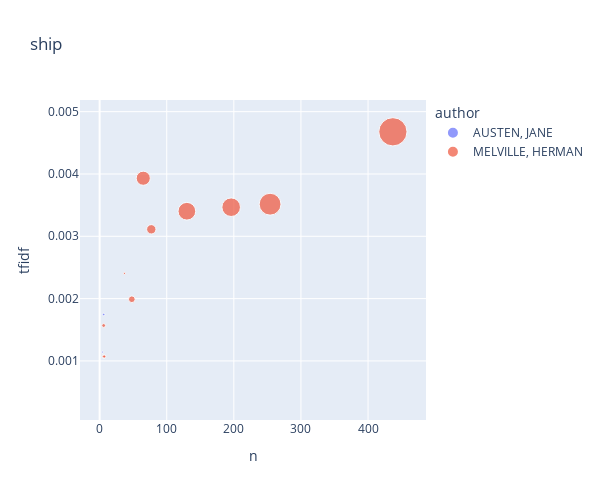

Source (notebook cell):
### Code cell
top_books_for_term('ship')

### Figure 1 — Plotly figure (JSON) as saved in the notebook; plotly's stock layout.template omitted (floating-point values rounded to 4 significant figures)
{"data": [{"hovertemplate": "<b>%{hovertext}</b><br><br>author=AUSTEN, JANE<br>n=%{x}<br>tfidf=%{y}<br>tf=%{marker.size}<extra></extra>", "hovertext": ["EMMA", "MANSFIELD PARK", "PERSUASION"], "legendgroup": "AUSTEN, JANE", "marker": {"color": "#636efa", "size": [0.0002093, 0.001339, 0.002047], "sizemode": "area", "sizeref": 0.0006238, "symbol": "circle"}, "mode": "markers", "name": "AUSTEN, JANE", "orientation": "v", "showlegend": true, "type": "scatter", "x": [1, 4, 6], "xaxis": "x", "y": [0.000357, 0.001142, 0.001745], "yaxis": "y"}, {"hovertemplate": "<b>%{hovertext}</b><br><br>author=MELVILLE, HERMAN<br>n=%{x}<br>tfidf=%{y}<br>tf=%{marker.size}<extra></extra>", "hovertext": ["ISRAEL POTTER HIS FIFTY YEARS OF EXILE", "MARDI AND A VOYAGE THITHER VOL I", "MARDI AND A VOYAGE THITHER VOL II", "MOBY DICK OR THE WHALE", "OMOO ADVENTURES IN THE SOUTH SEAS", "PIERRE OR THE AMBIGUITIES", "REDBURN HIS FIRST VOYAGE BEING THE SAILOR BOY CONFESSIONS AND REMINISCENCES OF THE SON OF A GENTLEMAN IN THE MERCHANT NAVY", "THE CONFIDENCE MAN HIS MASQUERADE", "THE PIAZZA TALES", "TYPEE A ROMANCE OF THE SOUTH SEAS", "WHITE JACKET OR THE WORLD ON A MAN OF WAR"], "legendgroup": "MELVILLE, HERMAN", "marker": {"color": "#EF553B", "size": [0.02737, 0.06224, 0.004598, 0.2495, 0.09774, 0.003141, 0.1077, 0.003139, 0.00141, 0.014, 0.1484], "sizemode": "area", "sizeref": 0.0006238, "symbol": "circle"}, "mode": "markers", "name": "MELVILLE, HERMAN", "orientation": "v", "showlegend": true, "type": "scatter", "x": [77, 65, 6, 437, 130, 6, 196, 7, 37, 48, 254], "xaxis": "x", "y": [0.003112, 0.003932, 0.001568, 0.004676, 0.003402, 0.001071, 0.003467, 0.001071, 0.002404, 0.00199, 0.003515], "yaxis": "y"}], "layout": {"height": 500, "legend": {"itemsizing": "constant", "title": {"text": "author"}, "tracegroupgap": 0}, "title": {"text": "ship"}, "width": 600, "xaxis": {"anchor": "y", "autorange": true, "domain": [0, 1], "range": [-29.46, 487.2], "title": {"text": "n"}, "type": "linear"}, "yaxis": {"anchor": "x", "autorange": true, "domain": [0, 1], "range": [5.208e-05, 0.005187], "title": {"text": "tfidf"}, "type": "linear"}}}
